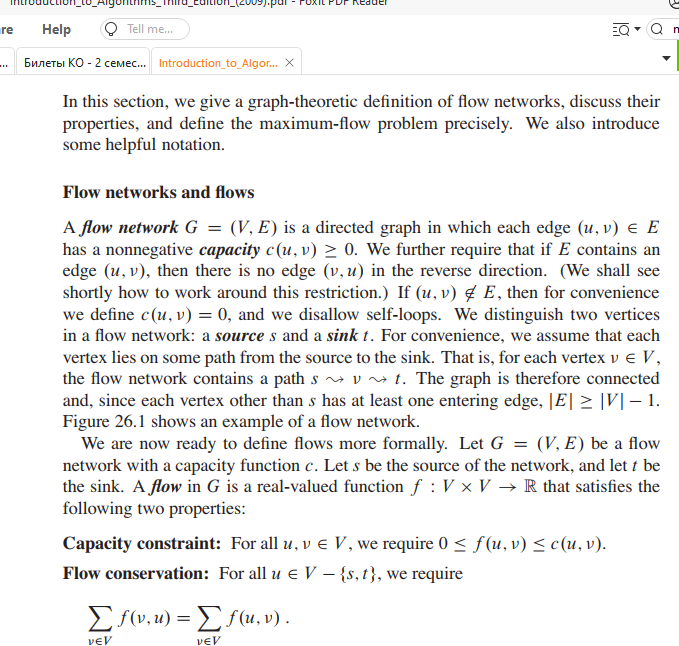
#> input picture Binarization of documents/dataset/input/before distortion/1.jpg, 679 x 646 px, given in place of input image direction, which was not available
$ python modifiedOtsu.py
#> lines starting #> are read from the running program, lines starting #| are printed output that depends on the picture; after the words box and inside, x2 and y2 are one past the last pixel; in counts of white or black regions, pixels touching at a corner belong together; pictures that were not available may be replaced by others from this repository, and a replacement may not be noted
import cv2
import math


def getHistogram(img):
    w, h = img.shape
    r = 0
    his = [0 for i in range(256)]
    for i in range(w):
        for j in range(h):
            his[img[i][j]] += 1
            r += 1
    return his


def getPropability(k, his):
    global numberOfPixels
    w0 = 0
    w1 = 0
    u0 = 0
    u1 = 0
    for i in range(k):
        w0 += his[i]
        u0 += his[i] * i
    if w0 != 0:
        u0 = u0 / w0
    w0 = w0 / numberOfPixels
    for i in range(k, 256):
        w1 += his[i]
        u1 += his[i] * i
    if w1 != 0:
        u1 = u1 / w1
    w1 = w1 / numberOfPixels
    return w0, w1, u0, u1


def getVariance(k, ub, uf, his):
    sumHis1 = 0
    sumHis2 = 0
    sum1 = 0
    sum2 = 0
    varianceB = 1000
    varianceF = 1000
    for i in range(k):
        sumHis1 += his[i]
        sum1 += his[i] * (i - ub) ** 2
    if sumHis1 != 0:
        varianceB = sum1 / sumHis1
    for i in range(k, 256):
        sumHis2 += his[i]
        sum2 += his[i] * (i - uf) ** 2
    if sumHis2 != 0:
        varianceF = sum2 / sumHis2

    return varianceB, varianceF


def getThresholdValue(his):
    k = 0
    Q_best = -1000000000
    Q = -100000000
    for i in range(1, 256):
        wb, wf, ub, uf = getPropability(i, his)
        segmaB, segmaF = getVariance(i, ub, uf, his)
        segma = wb * segmaB + wf * segmaF
        if (wb != 0 and wf != 0):
            Q = wb * math.log(wb) + wf * math.log(wf) - 2 * math.log(segma)
        if Q > Q_best:
            k = i
            Q_best = Q

    return k


inputImage = cv2.imread('input image direction', 0)  # input image in grayscale
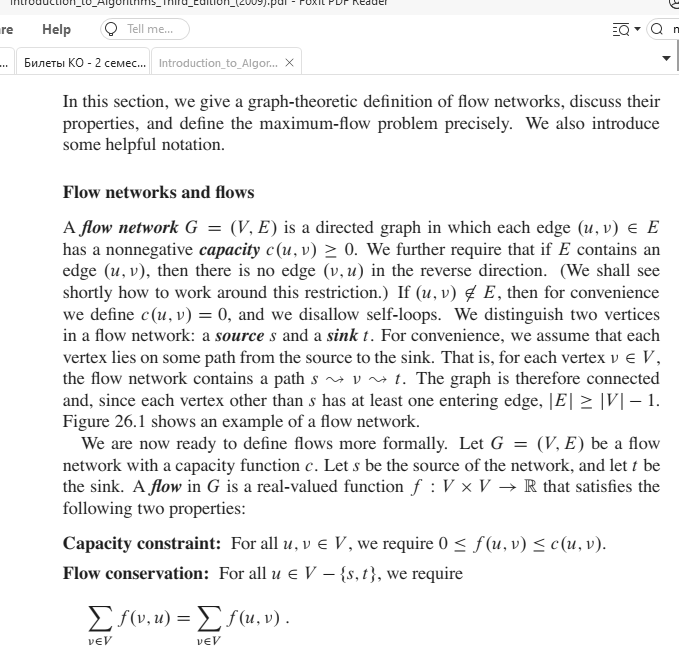
#> inputImage: shape (646, 679); min 0, max 255, mean 239.5
cv2.imshow('input', inputImage)

W, H = inputImage.shape
#> W = 646; H = 679
numberOfPixels = W * H
#> numberOfPixels = 438634
histogram = getHistogram(inputImage)
#> histogram = 256 values, max 355553 at index 255, min 0 at index 1, mean 1713.4
thresholdValue = getThresholdValue(histogram)
#> the loop in getThresholdValue, `for i in range(1, 256):` made 255 passes
#> (wb, wf, ub, uf, segmaB, segmaF, segma, Q) on passes 1, 29, 35, 40, 44, 47, 51, 52, 53, 54, 55: (4.56e-06, 1, 0, 239.5, 0, 2086.7, 2086.7, -15.29), (0.00204, 0.998, 27.94, 239.9, 1.75, 1999.5, 1995.4, -15.21), (0.00557, 0.994, 31.78, 240.6, 9.18, 1855.8, 1845.5, -15.08), (0.00834, 0.992, 34.18, 241.2, 17.71, 1747.1, 1732.7, -14.96), (0.0122, 0.988, 36.97, 242, 28.95, 1599.7, 1580.5, -14.8), (0.0155, 0.984, 38.9, 242.6, 36.47, 1475.2, 1452.8, -14.64), (0.0181, 0.982, 40.47, 243.1, 46.28, 1381.9, 1357.8, -14.52), (0.0184, 0.982, 40.68, 243.2, 47.49, 1369, 1344.6, -14.5), (0.0184, 0.982, 40.68, 243.2, 47.51, 1368.8, 1344.4, -14.5), (0.0204, 0.98, 41.87, 243.6, 56.15, 1298.7, 1273.4, -14.4), (0.0204, 0.98, 41.87, 243.6, 56.16, 1298.7, 1273.3, -14.4)
print(thresholdValue)
#| 173
inputImage[inputImage < thresholdValue] = 0
inputImage[inputImage >= thresholdValue] = 255
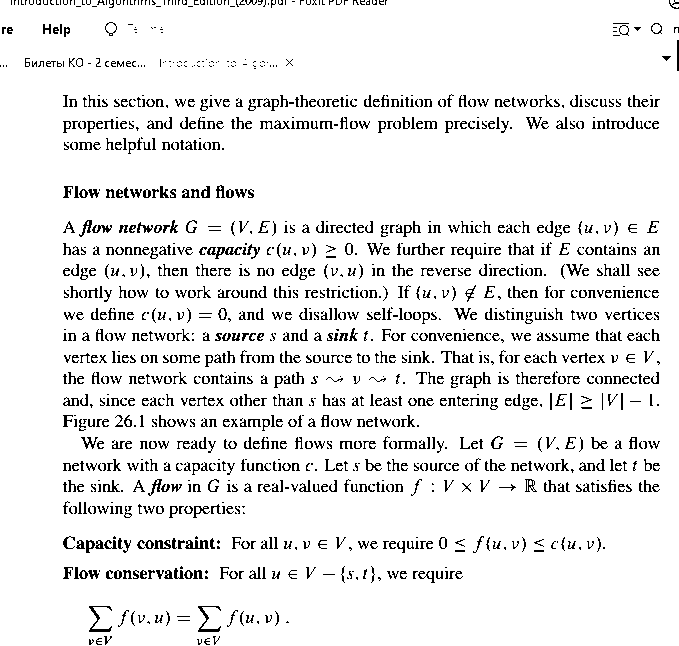
#> inputImage: shape (646, 679); 92% white; black in thin lines or dots
cv2.imshow('output image', inputImage)

cv2.waitKey(0)

$ run again, on Binarization of documents/dataset/input/halftone/3.jpg
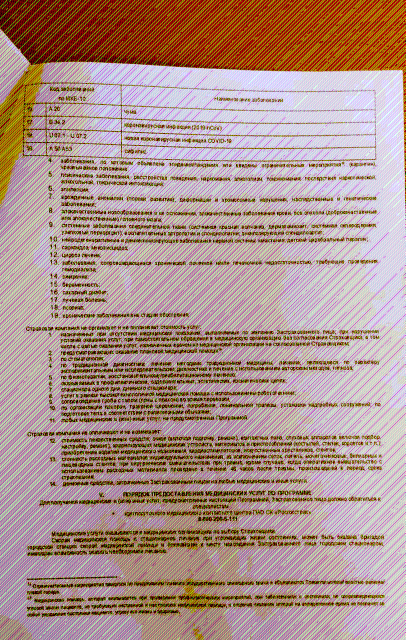
#> input picture Binarization of documents/dataset/input/halftone/3.jpg, 811 x 1280 px, given in place of input image direction, which was not available (shown at 1/2 size)
#> `inputImage = cv2.imread('input image direction', 0)`:
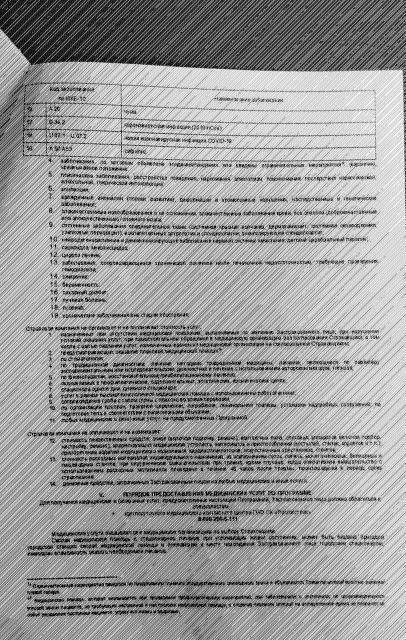
#> inputImage: shape (1280, 811) (shown at 1/2 size); min 0, max 255, mean 152.5
#> histogram = 256 values, max 20986 at index 0, min 0 at index 19, mean 4055
#> the loop in getThresholdValue, `for i in range(1, 256):` made 255 passes
#> (wb, wf, ub, uf, segmaB, segmaF, segma, Q) on passes 1 to 7: (0.0202, 0.98, 0, 155.7, 0, 4599.9, 4506.9, -16.93), (0.0238, 0.976, 0.152, 156.2, 0.129, 4528, 4420.1, -16.9), (0.0271, 0.973, 0.376, 156.8, 0.477, 4462.6, 4341.6, -16.88), (0.0299, 0.97, 0.617, 157.2, 1.01, 4408.1, 4276.4, -16.86), (0.0319, 0.968, 0.837, 157.5, 1.64, 4367.1, 4227.7, -16.84), (0.0335, 0.967, 1.03, 157.8, 2.32, 4337.1, 4192, -16.83), (0.0345, 0.965, 1.18, 157.9, 2.97, 4317, 4168.1, -16.82)
#| 123
#> `inputImage[inputImage >= thresholdValue] = 255`:
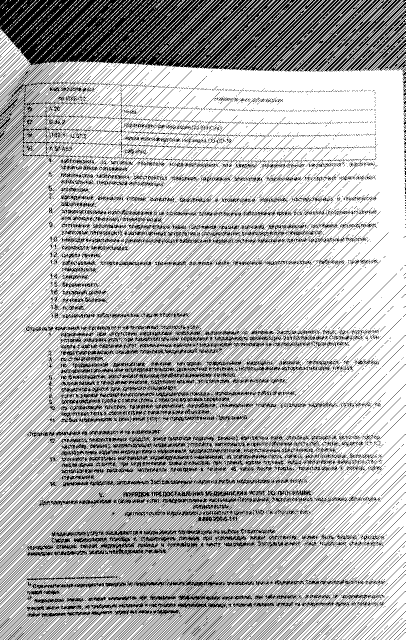
#> inputImage: shape (1280, 811) (shown at 1/2 size); 70.1% white; black in thin lines or dots

$ run again, on Binarization of documents/dataset/input/salt and pepper/1.jpg
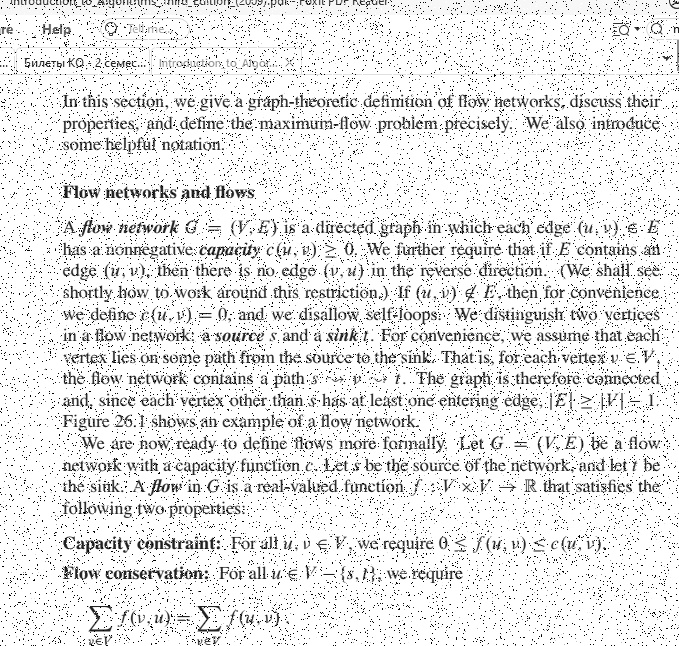
#> input picture Binarization of documents/dataset/input/salt and pepper/1.jpg, 679 x 646 px, given in place of input image direction, which was not available
#> inputImage is the input picture: shape (646, 679); min 0, max 255, mean 230
#> histogram = 256 values, max 215974 at index 255, min 8 at index 15, mean 1713.4
#> the loop in getThresholdValue, `for i in range(1, 256):` made 255 passes
#> (wb, wf, ub, uf, segmaB, segmaF, segma, Q) on passes 1 to 7: (0.0215, 0.978, 0, 235, 0, 2892.4, 2830.2, -16), (0.0271, 0.973, 0.208, 236.4, 0.164, 2590.2, 2519.9, -15.79), (0.0306, 0.969, 0.411, 237.2, 0.469, 2402.2, 2328.7, -15.64), (0.0323, 0.968, 0.547, 237.6, 0.779, 2309.6, 2235, -15.57), (0.033, 0.967, 0.624, 237.8, 1.02, 2269.9, 2194.9, -15.53), (0.0333, 0.967, 0.656, 237.9, 1.15, 2256.9, 2181.8, -15.52), (0.0334, 0.967, 0.666, 237.9, 1.21, 2253.3, 2178.2, -15.52)
#| 153
#> `inputImage[inputImage < thresholdValue] = 0`:
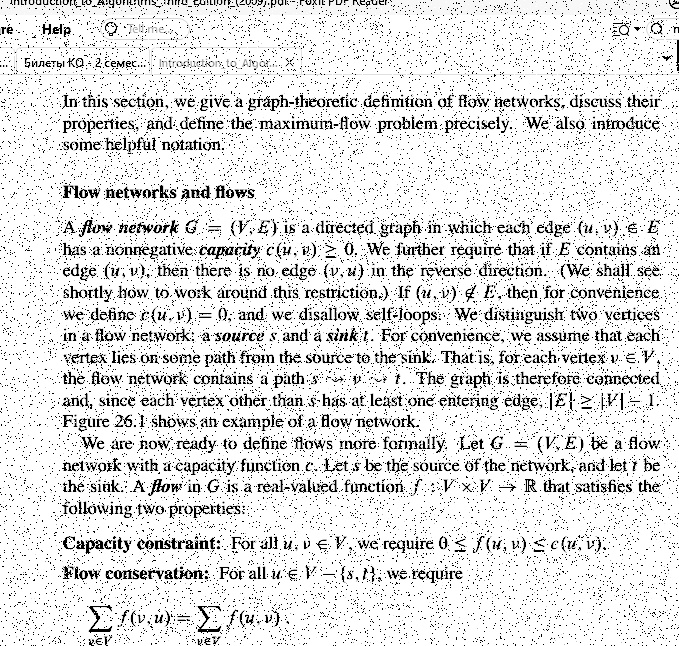
#> inputImage: shape (646, 679); 8.4% of pixels changed, all inside (x1, y1, x2, y2) = (0, 0, 679, 646)
#> `inputImage[inputImage >= thresholdValue] = 255`:
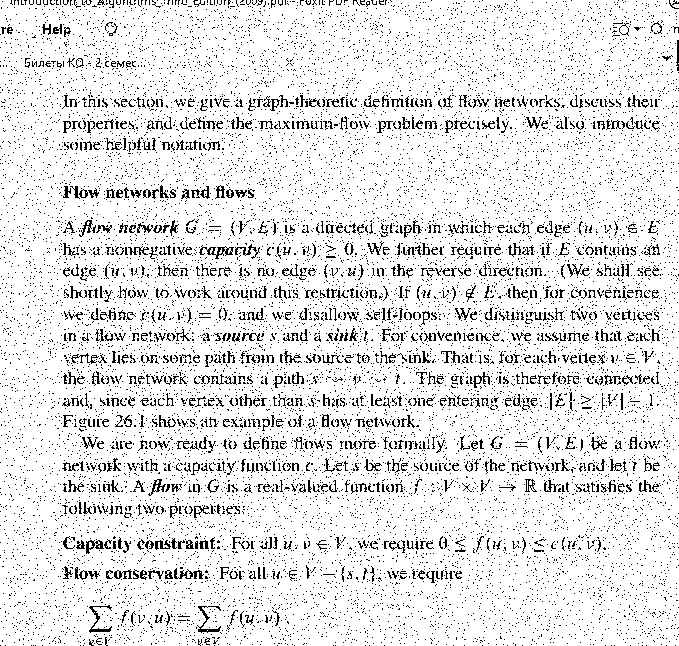
#> inputImage: shape (646, 679); 89.4% white; black in thin lines or dots
